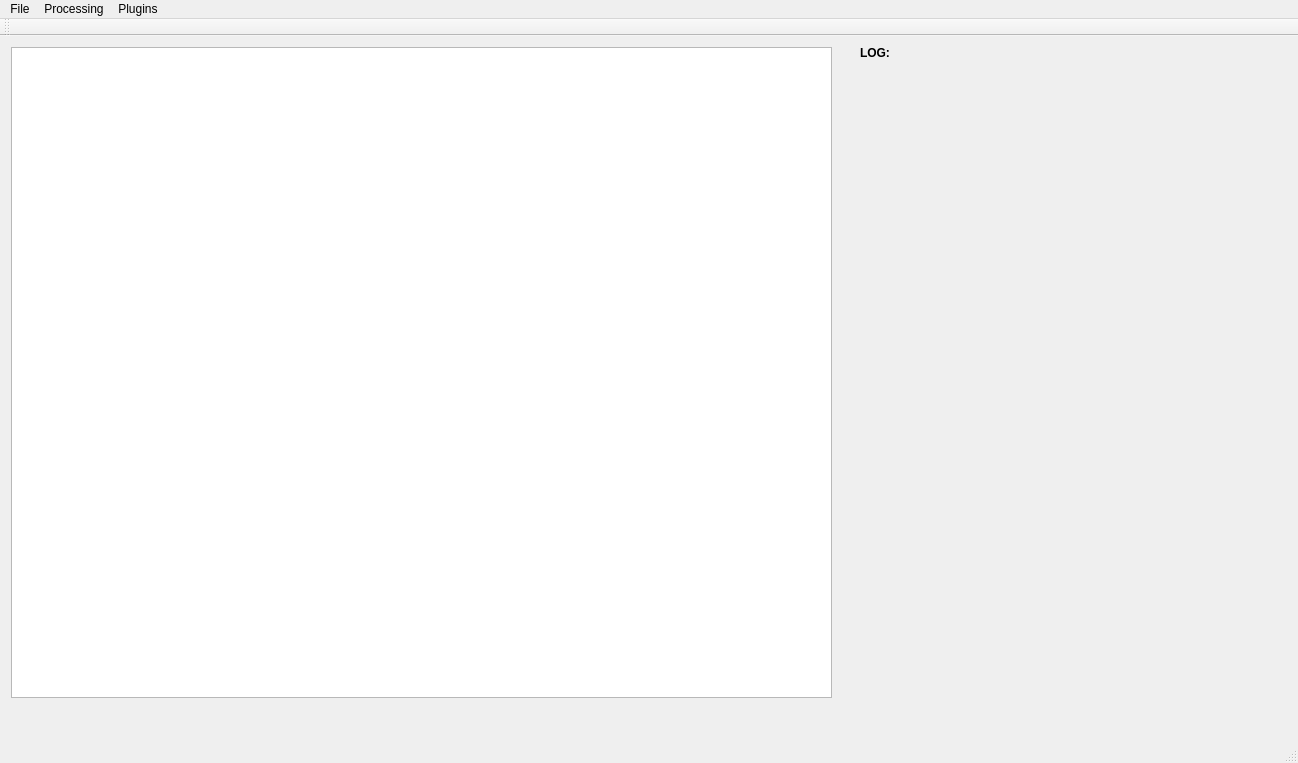
<?xml version="1.0" encoding="UTF-8"?>
<ui version="4.0">
 <class>MainWindow</class>
 <widget class="QMainWindow" name="MainWindow">
  <property name="geometry">
   <rect>
    <x>0</x>
    <y>0</y>
    <width>1298</width>
    <height>763</height>
   </rect>
  </property>
  <property name="windowTitle">
   <string>MainWindow</string>
  </property>
  <widget class="QWidget" name="centralWidget">
   <widget class="QLabel" name="label">
    <property name="geometry">
     <rect>
      <x>860</x>
      <y>10</y>
      <width>421</width>
      <height>681</height>
     </rect>
    </property>
    <property name="lineWidth">
     <number>0</number>
    </property>
    <property name="midLineWidth">
     <number>1</number>
    </property>
    <property name="text">
     <string>&lt;html&gt;&lt;head/&gt;&lt;body&gt;&lt;p&gt;&lt;span style=&quot; font-weight:600;&quot;&gt;LOG:&lt;/span&gt;&lt;/p&gt;&lt;/body&gt;&lt;/html&gt;</string>
    </property>
    <property name="textFormat">
     <enum>Qt::RichText</enum>
    </property>
    <property name="scaledContents">
     <bool>false</bool>
    </property>
    <property name="alignment">
     <set>Qt::AlignLeading|Qt::AlignLeft|Qt::AlignTop</set>
    </property>
    <property name="indent">
     <number>-1</number>
    </property>
   </widget>
   <widget class="QGraphicsView" name="graphicsView">
    <property name="geometry">
     <rect>
      <x>11</x>
      <y>11</y>
      <width>821</width>
      <height>651</height>
     </rect>
    </property>
    <property name="frameShadow">
     <enum>QFrame::Sunken</enum>
    </property>
    <property name="resizeAnchor">
     <enum>QGraphicsView::NoAnchor</enum>
    </property>
    <property name="viewportUpdateMode">
     <enum>QGraphicsView::SmartViewportUpdate</enum>
    </property>
   </widget>
  </widget>
  <widget class="QMenuBar" name="menuBar">
   <property name="geometry">
    <rect>
     <x>0</x>
     <y>0</y>
     <width>1298</width>
     <height>25</height>
    </rect>
   </property>
   <widget class="QMenu" name="menuMenu">
    <property name="title">
     <string>File</string>
    </property>
    <addaction name="actionOpen"/>
    <addaction name="actionExit"/>
   </widget>
   <widget class="QMenu" name="menuProcessing">
    <property name="title">
     <string>Processing</string>
    </property>
    <addaction name="actionMend"/>
   </widget>
   <widget class="QMenu" name="menuPlugins">
    <property name="title">
     <string>Plugins</string>
    </property>
    <addaction name="actionReload_Plugins"/>
    <addaction name="separator"/>
   </widget>
   <addaction name="menuMenu"/>
   <addaction name="menuProcessing"/>
   <addaction name="menuPlugins"/>
  </widget>
  <widget class="QToolBar" name="mainToolBar">
   <attribute name="toolBarArea">
    <enum>TopToolBarArea</enum>
   </attribute>
   <attribute name="toolBarBreak">
    <bool>false</bool>
   </attribute>
  </widget>
  <widget class="QStatusBar" name="statusBar"/>
  <action name="actionOpen">
   <property name="text">
    <string>Open</string>
   </property>
  </action>
  <action name="actionExit">
   <property name="text">
    <string>Exit</string>
   </property>
  </action>
  <action name="actionMend">
   <property name="text">
    <string>Mend</string>
   </property>
  </action>
  <action name="actionReload_Plugins">
   <property name="text">
    <string>Reload Plugins</string>
   </property>
  </action>
 </widget>
 <layoutdefault spacing="6" margin="11"/>
 <resources/>
 <connections/>
</ui>
